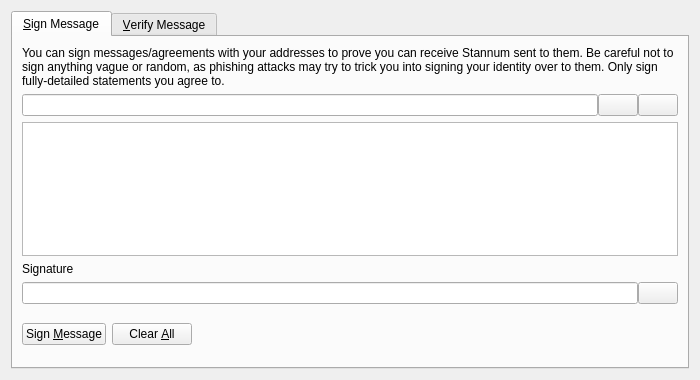
<?xml version="1.0" encoding="UTF-8"?>
<ui version="4.0">
 <class>SignVerifyMessageDialog</class>
 <widget class="QDialog" name="SignVerifyMessageDialog">
  <property name="geometry">
   <rect>
    <x>0</x>
    <y>0</y>
    <width>700</width>
    <height>380</height>
   </rect>
  </property>
  <property name="windowTitle">
   <string>Signatures - Sign / Verify a Message</string>
  </property>
  <property name="modal">
   <bool>true</bool>
  </property>
  <layout class="QVBoxLayout" name="verticalLayout">
   <item>
    <widget class="QTabWidget" name="tabWidget">
     <property name="currentIndex">
      <number>0</number>
     </property>
     <widget class="QWidget" name="tabSignMessage">
      <attribute name="title">
       <string>&amp;Sign Message</string>
      </attribute>
      <layout class="QVBoxLayout" name="verticalLayout_SM">
       <item>
        <widget class="QLabel" name="infoLabel_SM">
         <property name="text">
          <string>You can sign messages/agreements with your addresses to prove you can receive Stannum sent to them. Be careful not to sign anything vague or random, as phishing attacks may try to trick you into signing your identity over to them. Only sign fully-detailed statements you agree to.</string>
         </property>
         <property name="textFormat">
          <enum>Qt::PlainText</enum>
         </property>
         <property name="wordWrap">
          <bool>true</bool>
         </property>
        </widget>
       </item>
       <item>
        <layout class="QHBoxLayout" name="horizontalLayout_1_SM">
         <property name="spacing">
          <number>0</number>
         </property>
         <item>
          <widget class="QValidatedLineEdit" name="addressIn_SM">
           <property name="toolTip">
            <string>The Stannum address to sign the message with</string>
           </property>
          </widget>
         </item>
         <item>
          <widget class="QPushButton" name="addressBookButton_SM">
           <property name="toolTip">
            <string>Choose previously used address</string>
           </property>
           <property name="text">
            <string/>
           </property>
           <property name="shortcut">
            <string>Alt+A</string>
           </property>
           <property name="autoDefault">
            <bool>false</bool>
           </property>
          </widget>
         </item>
         <item>
          <widget class="QPushButton" name="pasteButton_SM">
           <property name="toolTip">
            <string>Paste address from clipboard</string>
           </property>
           <property name="text">
            <string/>
           </property>
           <property name="shortcut">
            <string>Alt+P</string>
           </property>
           <property name="autoDefault">
            <bool>false</bool>
           </property>
          </widget>
         </item>
        </layout>
       </item>
       <item>
        <widget class="QPlainTextEdit" name="messageIn_SM">
         <property name="toolTip">
          <string>Enter the message you want to sign here</string>
         </property>
        </widget>
       </item>
       <item>
        <widget class="QLabel" name="signatureLabel_SM">
         <property name="text">
          <string>Signature</string>
         </property>
         <property name="textFormat">
          <enum>Qt::PlainText</enum>
         </property>
        </widget>
       </item>
       <item>
        <layout class="QHBoxLayout" name="horizontalLayout_2_SM">
         <property name="spacing">
          <number>0</number>
         </property>
         <item>
          <widget class="QLineEdit" name="signatureOut_SM">
           <property name="font">
            <font>
             <italic>true</italic>
            </font>
           </property>
           <property name="readOnly">
            <bool>true</bool>
           </property>
          </widget>
         </item>
         <item>
          <widget class="QPushButton" name="copySignatureButton_SM">
           <property name="toolTip">
            <string>Copy the current signature to the system clipboard</string>
           </property>
           <property name="text">
            <string/>
           </property>
           <property name="autoDefault">
            <bool>false</bool>
           </property>
          </widget>
         </item>
        </layout>
       </item>
       <item>
        <layout class="QHBoxLayout" name="horizontalLayout_3_SM">
         <item>
          <widget class="QPushButton" name="signMessageButton_SM">
           <property name="toolTip">
            <string>Sign the message to prove you own this Stannum address</string>
           </property>
           <property name="text">
            <string>Sign &amp;Message</string>
           </property>
           <property name="autoDefault">
            <bool>false</bool>
           </property>
          </widget>
         </item>
         <item>
          <widget class="QPushButton" name="clearButton_SM">
           <property name="toolTip">
            <string>Reset all sign message fields</string>
           </property>
           <property name="text">
            <string>Clear &amp;All</string>
           </property>
           <property name="autoDefault">
            <bool>false</bool>
           </property>
          </widget>
         </item>
         <item>
          <spacer name="horizontalSpacer_1_SM">
           <property name="orientation">
            <enum>Qt::Horizontal</enum>
           </property>
           <property name="sizeHint" stdset="0">
            <size>
             <width>40</width>
             <height>48</height>
            </size>
           </property>
          </spacer>
         </item>
         <item>
          <widget class="QLabel" name="statusLabel_SM">
           <property name="font">
            <font>
             <weight>75</weight>
             <bold>true</bold>
            </font>
           </property>
           <property name="text">
            <string/>
           </property>
           <property name="wordWrap">
            <bool>true</bool>
           </property>
          </widget>
         </item>
         <item>
          <spacer name="horizontalSpacer_2_SM">
           <property name="orientation">
            <enum>Qt::Horizontal</enum>
           </property>
           <property name="sizeHint" stdset="0">
            <size>
             <width>40</width>
             <height>48</height>
            </size>
           </property>
          </spacer>
         </item>
        </layout>
       </item>
      </layout>
     </widget>
     <widget class="QWidget" name="tabVerifyMessage">
      <attribute name="title">
       <string>&amp;Verify Message</string>
      </attribute>
      <layout class="QVBoxLayout" name="verticalLayout_VM">
       <item>
        <widget class="QLabel" name="infoLabel_VM">
         <property name="text">
          <string>Enter the receiver's address, message (ensure you copy line breaks, spaces, tabs, etc. exactly) and signature below to verify the message. Be careful not to read more into the signature than what is in the signed message itself, to avoid being tricked by a man-in-the-middle attack. Note that this only proves the signing party receives with the address, it cannot prove sendership of any transaction!</string>
         </property>
         <property name="textFormat">
          <enum>Qt::PlainText</enum>
         </property>
         <property name="alignment">
          <set>Qt::AlignLeading|Qt::AlignLeft|Qt::AlignTop</set>
         </property>
         <property name="wordWrap">
          <bool>true</bool>
         </property>
        </widget>
       </item>
       <item>
        <layout class="QHBoxLayout" name="horizontalLayout_1_VM">
         <property name="spacing">
          <number>0</number>
         </property>
         <item>
          <widget class="QValidatedLineEdit" name="addressIn_VM">
           <property name="toolTip">
            <string>The Stannum address the message was signed with</string>
           </property>
          </widget>
         </item>
         <item>
          <widget class="QPushButton" name="addressBookButton_VM">
           <property name="toolTip">
            <string>Choose previously used address</string>
           </property>
           <property name="text">
            <string/>
           </property>
           <property name="shortcut">
            <string>Alt+A</string>
           </property>
           <property name="autoDefault">
            <bool>false</bool>
           </property>
          </widget>
         </item>
        </layout>
       </item>
       <item>
        <widget class="QPlainTextEdit" name="messageIn_VM"/>
       </item>
       <item>
        <widget class="QValidatedLineEdit" name="signatureIn_VM"/>
       </item>
       <item>
        <layout class="QHBoxLayout" name="horizontalLayout_2_VM">
         <item>
          <widget class="QPushButton" name="verifyMessageButton_VM">
           <property name="toolTip">
            <string>Verify the message to ensure it was signed with the specified Stannum address</string>
           </property>
           <property name="text">
            <string>Verify &amp;Message</string>
           </property>
           <property name="autoDefault">
            <bool>false</bool>
           </property>
          </widget>
         </item>
         <item>
          <widget class="QPushButton" name="clearButton_VM">
           <property name="toolTip">
            <string>Reset all verify message fields</string>
           </property>
           <property name="text">
            <string>Clear &amp;All</string>
           </property>
           <property name="autoDefault">
            <bool>false</bool>
           </property>
          </widget>
         </item>
         <item>
          <spacer name="horizontalSpacer_1_VM">
           <property name="orientation">
            <enum>Qt::Horizontal</enum>
           </property>
           <property name="sizeHint" stdset="0">
            <size>
             <width>40</width>
             <height>48</height>
            </size>
           </property>
          </spacer>
         </item>
         <item>
          <widget class="QLabel" name="statusLabel_VM">
           <property name="font">
            <font>
             <weight>75</weight>
             <bold>true</bold>
            </font>
           </property>
           <property name="text">
            <string/>
           </property>
           <property name="wordWrap">
            <bool>true</bool>
           </property>
          </widget>
         </item>
         <item>
          <spacer name="horizontalSpacer_2_VM">
           <property name="orientation">
            <enum>Qt::Horizontal</enum>
           </property>
           <property name="sizeHint" stdset="0">
            <size>
             <width>40</width>
             <height>48</height>
            </size>
           </property>
          </spacer>
         </item>
        </layout>
       </item>
      </layout>
     </widget>
    </widget>
   </item>
  </layout>
 </widget>
 <customwidgets>
  <customwidget>
   <class>QValidatedLineEdit</class>
   <extends>QLineEdit</extends>
   <header>qvalidatedlineedit.h</header>
  </customwidget>
 </customwidgets>
 <resources>
  <include location="../stannum.qrc"/>
 </resources>
 <connections/>
</ui>
